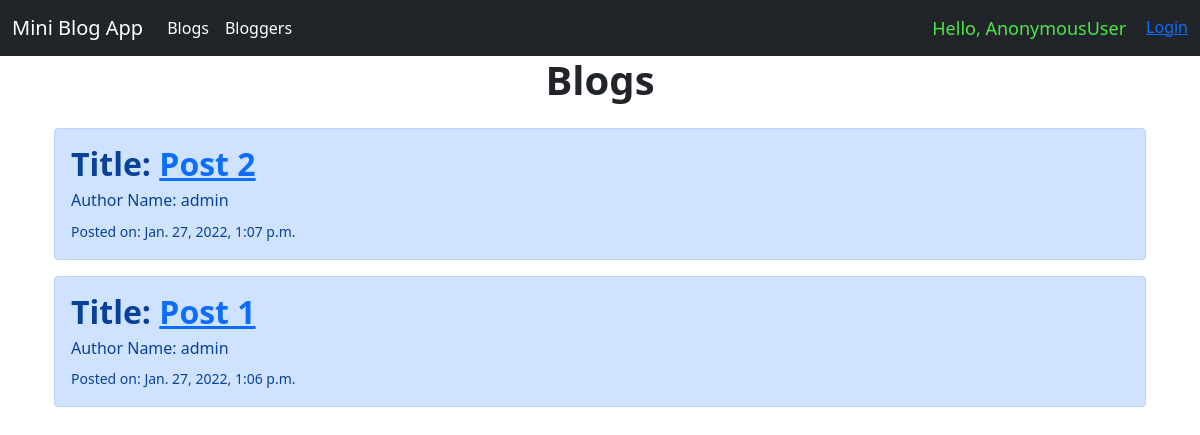
The app's page /blog/blogs/, older data.
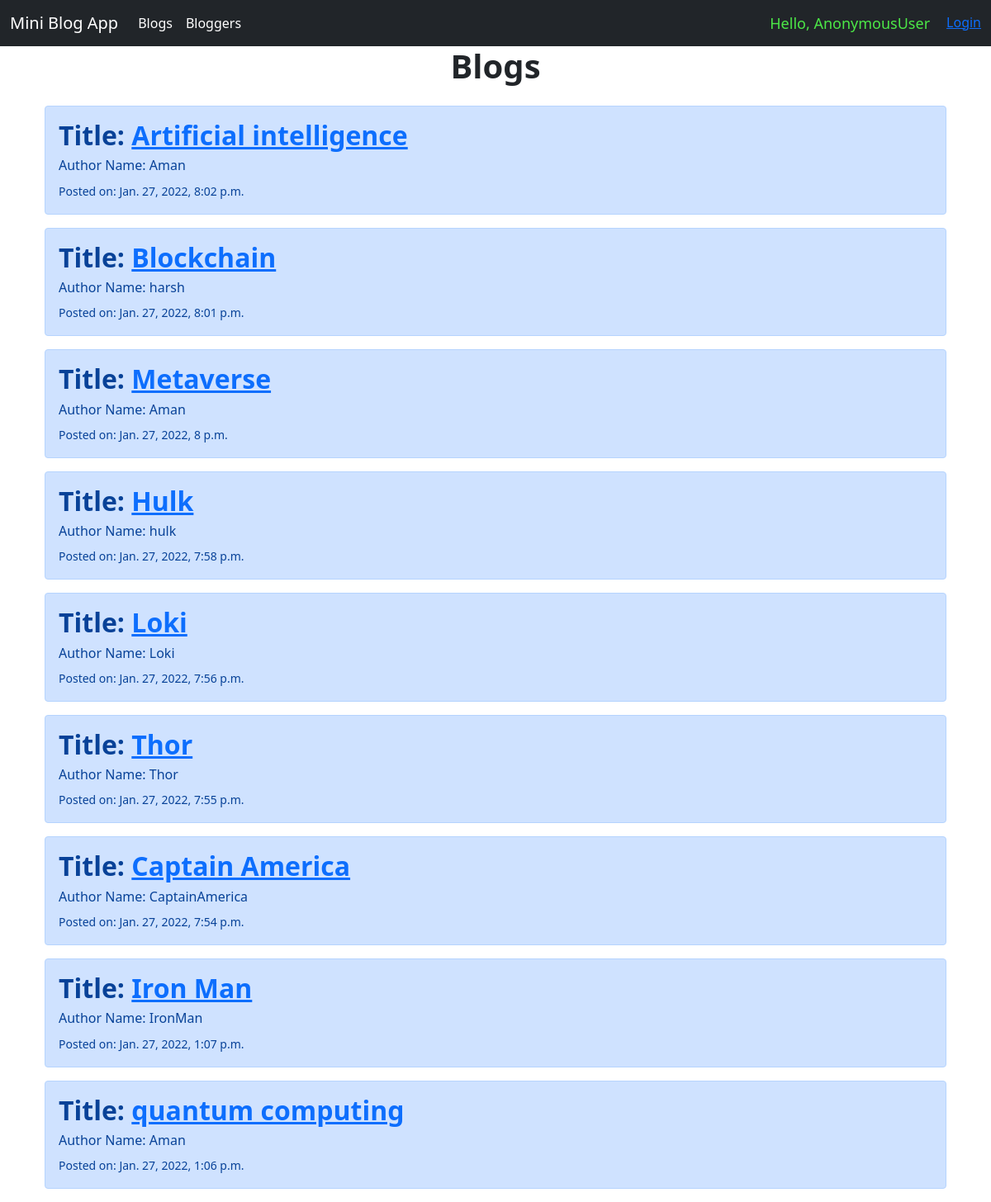
The same page, newer data.
### blog/models.py (models this page shows)
class Post(models.Model):
    title = models.CharField(max_length=255)
    intro = models.TextField()
    body = models.TextField()
    date_added = models.DateTimeField(auto_now_add=True)
    blogger_name = models.ForeignKey(
        User, null=False, blank=False, on_delete=models.CASCADE, related_name="+")
    class Meta:
        ordering = ['-date_added']

### blog/views.py (the view)
# urls.py: path('blogs/', views.blogs_list, name="blogs_list"),
def blogs_list(request):
    posts = Post.objects.all()
    return render(request, 'blog/bloglist.html', {'bloggers': author, 'posts': posts})

### blog/templates/blog/bloglist.html
{% extends 'blog/base.html' %}
{% block content%}
    <div class="container"><br>
        <div  class="position-relative">
    <h1 class="h1 position-absolute top-10 start-50 translate-middle"><b>Blogs</b></h1><br></div>
    <br>
    {% for post in posts%}
      <div class="alert alert-primary" role="alert">
        <h2 class="h2"><b> Title: <a href="{% url 'blog_post_detail' post.id%}">{{post.title}}</a></b></h2>
        <h6>Author Name: {{post.blogger_name}}</h6>
        <small> Posted on: {{post.date_added}}</small>
      </div>
    {% endfor %}
</div>
{% endblock %}

### blog/templates/blog/base.html (shortened to what this page needs)
<!doctype html>
<html lang="en">
  <head>
    <link href="https://cdn.jsdelivr.net/npm/bootstrap@5.0.2/dist/css/bootstrap.min.css" rel="stylesheet">
  </head>
  <body>
    <nav class="navbar navbar-expand-lg navbar-dark bg-dark">
        <div class="container-fluid">
          <a class="navbar-brand" href="{% url 'home' %}">Mini Blog App</a>
          <div class="collapse navbar-collapse" id="navbarSupportedContent">
            <ul class="navbar-nav me-auto mb-2 mb-lg-0">
              <li class="nav-item">
                <a class="nav-link active" aria-current="page" href="{% url 'blogs_list' %}">Blogs</a>
              </li>
              <li class="nav-item">
                <a class="nav-link active" aria-current="page" href="{% url 'bloggers_list' %}">Bloggers</a>
              </li>
            </ul>
            <ul class="navbar-nav ml-auto">
              <li class="nav-item">
                <span class="hello-msg">Hello, {{request.user|default_if_none:"&nbsp;" }}</span>
              </li>
              <li class="nav-item">
                <span>
                  {% if request.user.is_authenticated %}
                  <a class="logout-msg" href="{% url 'logout' %}">
                    Logout</a>
                  {% else %}
                  <a class="logout-msg" href="{% url 'login' %}">
                    Login</a>
                  {% endif %}
                       </span>
              </li>
            </ul>
          </div>
        </div>
      </nav>
      <section>
        <div class="container">
          {% block content%}
          {% endblock%}
        </div>
      </section>
  </body>
</html>

### blog/templates/blog/base.html (style rules this page uses)
.hello-msg { font-size: 18px; color: rgb(76, 231, 71); margin-right: 20px; }

Row changes from the older to the newer data that the page shows:
added Post: title "Artificial intelligence", blogger_name "Aman", date_added "Jan. 27, 2022, 8:02 p.m."
added Post: title "Blockchain", blogger_name "harsh", date_added "Jan. 27, 2022, 8:01 p.m."
added Post: title "Metaverse", blogger_name "Aman", date_added "Jan. 27, 2022, 8 p.m."
added Post: title "Hulk", blogger_name "hulk", date_added "Jan. 27, 2022, 7:58 p.m."
added Post: title "Loki", blogger_name "Loki", date_added "Jan. 27, 2022, 7:56 p.m."
added Post: title "Thor", blogger_name "Thor", date_added "Jan. 27, 2022, 7:55 p.m."
added Post: title "Captain America", blogger_name "CaptainAmerica", date_added "Jan. 27, 2022, 7:54 p.m."
changed Post: title "Post 2" → "Iron Man"; blogger_name "admin" → "IronMan"
changed Post: title "Post 1" → "quantum computing"; blogger_name "admin" → "Aman"
